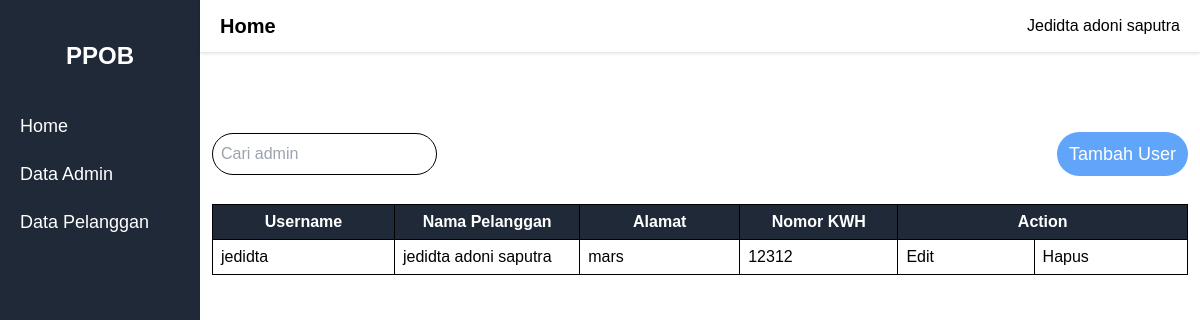
Before: /pages/admin/dataPelanggan.php (signed in) with the older database file.
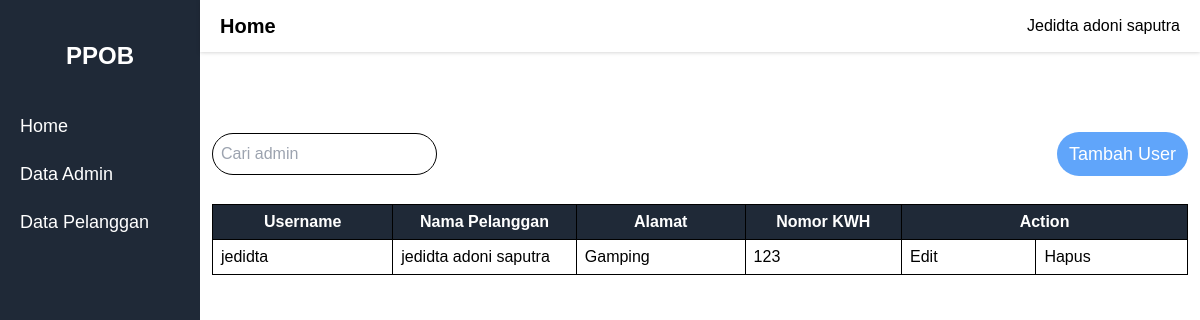
After: the same page with the newer database file.
### tables this page shows
CREATE TABLE `pelanggan` (
  `id_pelanggan` int(11) NOT NULL,
  `username` varchar(255) NOT NULL,
  `password` varchar(255) NOT NULL,
  `nomor_kwh` int(11) NOT NULL,
  `nama_pelanggan` varchar(255) NOT NULL,
  `alamat` varchar(255) NOT NULL,
  `id_tarif` int(255) NOT NULL
);

### pages/admin/dataPelanggan.php (the view, shortened to what this page needs)
<?php
require '../../config/conn.php';
$queryAdmin = mysqli_query($conn, "SELECT * FROM pelanggan");
$getFirstUsernameAdmin = strtoupper(substr($_COOKIE['username'], 0, 1));
$getAll = substr($_COOKIE['username'], 1);
?>
<html lang="en">
<head>
  <link href="https://unpkg.com/tailwindcss@^2/dist/tailwind.min.css" rel="stylesheet">
  <link rel="stylesheet" href="../../styles/style.css">
</head>
<body>
  <main class="flex">
    <div class="bg-gray-800 h-screen text-white" style="flex: 1;">
      <p class="text-center text-2xl font-bold my-10">PPOB</p>
      <ul>
        <li class="mt-5 text-lg ml-5"><a href="./index.php">Home</a></li>
        <li class="mt-5 text-lg ml-5"><a href="./dataAdmin.php">Data Admin</a></li>
        <li class="mt-5 text-lg ml-5"><a href="./dataPelanggan.php">Data Pelanggan</a></li>
      </ul>
    </div>
    <div class="bg-white h-screen" style="flex: 5;">
      <div class="flex items-center justify-between bg-white filter drop-shadow px-5 py-3">
        <p class="text-xl font-bold">Home</p>
        <div>
          <p class="text-md"><?= $getFirstUsernameAdmin, $getAll;?></p>
        </div>
      </div>
      <div class="px-3 mt-20">
        <div class="flex justify-between items-center">
          <div class="border border-black rounded-full px-2 py-2">
            <input type="text" class="rounded-full" placeholder="Cari admin">
          </div>
          <button class="bg-blue-400 rounded-full px-3 py-2 text-white text-lg">Tambah User</button>
        </div>
        <div class="mt-7">
          <table class="border border-black">
            <thead>
              <tr class="text-center bg-gray-800 text-white">
                <th class="border border-black w-screen p-2">Username</th>
                <th class="border border-black w-screen p-2">Nama Pelanggan</th>
                <th class="border border-black w-screen p-2">Alamat</th>
                <th class="border border-black w-screen p-2">Nomor KWH</th>
                <th class="border border-black w-screen p-2" colspan="2">Action</th>
              </tr>
            </thead>
            <tbody>
              <?php while($row = mysqli_fetch_assoc($queryAdmin)) {?>
                <tr>
                  <td class="border border-black w-screen p-2"><?= $row['username']; ?></td>
                  <td class="border border-black w-screen p-2"><?= $row['nama_pelanggan']; ?></td>
                  <td class="border border-black w-screen p-2"><?= $row['alamat']; ?></td>
                  <td class="border border-black w-screen p-2"><?= $row['nomor_kwh']; ?></td>
                  <td class="border border-black w-screen p-2">Edit</td>
                  <td class="border border-black w-screen p-2">Hapus</td>
                </tr>
              <?php }?>
            </tbody>
          </table>
        </div>
      </div>
    </div>
  </main>
</body>
</html>

### styles/style.css (style rules this page uses)
* { padding: 0; margin: 0; font-family: sans-serif; outline: none; }

Changed rows visible on the page:
changed pelanggan "jedidta": alamat "mars" → "Gamping"; nomor_kwh "12312" → "123"
